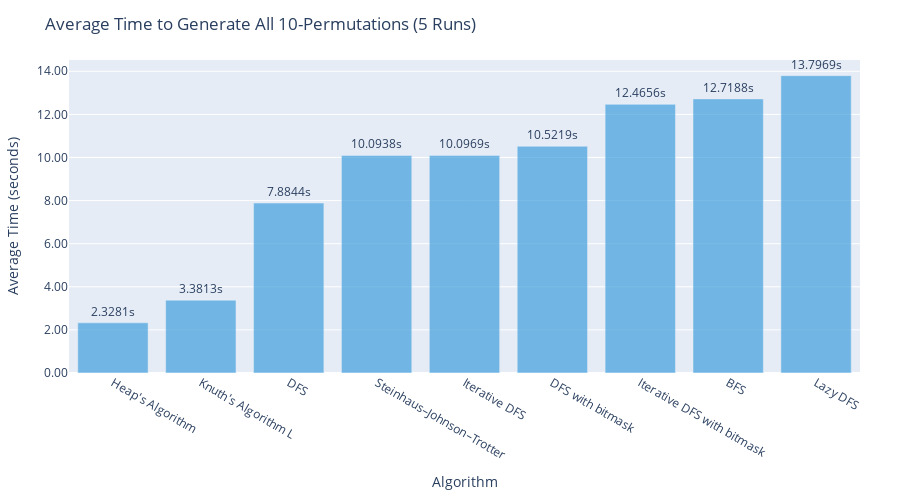

This figure's notebook cell:
### Code cell
import plotly.graph_objects as go

sorted_results = sorted(results.items(), key=lambda x: x[1])  # Sort by time

# Algorithm titles
label_map = {
	'gen_heaps': "Heap's Algorithm",
	'gen_knuth_L': "Knuth's Algorithm L",
	'gen_dfs': "DFS",
	'gen_dfs_bitmask': "DFS with bitmask",
	'gen_dfs_iterative': "Iterative DFS",
	'gen_dfs_bitmask_iterative': "Iterative DFS with bitmask",
	'gen_sjt': "Steinhaus–Johnson–Trotter",
	'gen_lazy': "Lazy DFS",
	'gen_bfs': "BFS"
}

# Prepare x and y values
algorithms = [label_map[name] for name, _ in sorted_results]
times = [time for _, time in sorted_results]

# Create bar chart
fig = go.Figure(data=[
	go.Bar(
		x=algorithms,
		y=times,
		marker=dict(color='rgba(52, 152, 219, 0.65)'),
		text=[f'{t:.4f}s' for t in times],
		textposition='outside'
	)
])

# Layout config
fig.update_layout(
	title='Average Time to Generate All 10-Permutations (5 Runs)',
	xaxis_title='Algorithm',
	yaxis_title='Average Time (seconds)',
	yaxis=dict(tickformat='.2f'),
	margin=dict(l=40, r=40, t=60, b=100),
	height=500,
	showlegend=False
)

fig.show(config={
	'staticPlot': True
})

### Figure 1 — Plotly figure (JSON) as saved in the notebook; plotly's stock layout.template omitted (floating-point values rounded to 4 significant figures)
{"data": [{"marker": {"color": "rgba(52, 152, 219, 0.65)"}, "text": ["2.3281s", "3.3813s", "7.8844s", "10.0938s", "10.0969s", "10.5219s", "12.4656s", "12.7188s", "13.7969s"], "textposition": "outside", "type": "bar", "x": ["Heap's Algorithm", "Knuth's Algorithm L", "DFS", "Steinhaus–Johnson–Trotter", "Iterative DFS", "DFS with bitmask", "Iterative DFS with bitmask", "BFS", "Lazy DFS"], "y": [2.328, 3.381, 7.884, 10.09, 10.1, 10.52, 12.47, 12.72, 13.8]}], "layout": {"height": 500, "margin": {"b": 100, "l": 40, "r": 40, "t": 60}, "showlegend": false, "title": {"text": "Average Time to Generate All 10-Permutations (5 Runs)"}, "xaxis": {"title": {"text": "Algorithm"}}, "yaxis": {"tickformat": ".2f", "title": {"text": "Average Time (seconds)"}}}}
